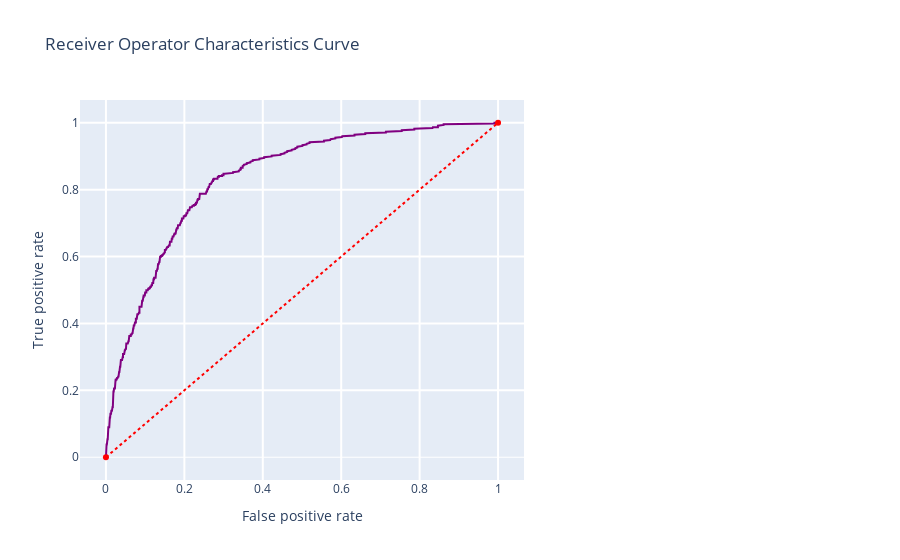

Notebook code cell kept with this figure:
### Code cell
print(recall_score(y_test, y_pred_RFC))
print(precision_score(y_test, y_pred_RFC))
print(accuracy_score(y_test, y_pred_RFC))
print(confusion_matrix(y_test,y_pred_RFC))
print(classification_report(y_test,y_pred_RFC)) 

roc_conf_plot(model_RFC, x_train, y_train, x_test, y_test)
threshold_plot(model_RFC, x_train, y_train)
RF_model = model_metric(model_RFC,x_train,y_train,x_test,y_test, "Random Forest")

### Figure 1 — Plotly figure (JSON) as saved in the notebook; plotly's stock layout.template omitted (floating-point values rounded to 4 significant figures; data arrays with more than 128 entries replaced by an {"elided": "..."} marker saying what was removed)
{"data": [{"y": {"elided": "553 float values"}, "x": {"elided": "553 float values"}, "line": {"color": "purple", "width": 2}, "type": "scatter", "name": "Roc : 0.6824213290740712"}, {"y": [0, 1], "x": [0, 1], "line": {"color": "red", "dash": "dot", "width": 2}, "type": "scatter"}], "layout": {"showlegend": false, "yaxis": {"zerolinewidth": 1, "ticklen": 5, "gridwidth": 2, "title": {"text": "True positive rate"}}, "xaxis": {"domain": [0, 0.6], "ticklen": 5, "gridwidth": 2, "title": {"text": "False positive rate"}}, "title": {"text": "Receiver Operator Characteristics Curve"}}}
